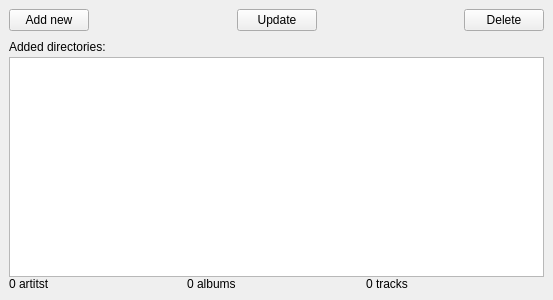
<?xml version="1.0" encoding="UTF-8"?>
<ui version="4.0">
 <class>ManageLibraryForm</class>
 <widget class="QWidget" name="ManageLibraryForm">
  <property name="geometry">
   <rect>
    <x>0</x>
    <y>0</y>
    <width>553</width>
    <height>300</height>
   </rect>
  </property>
  <property name="windowTitle">
   <string>Form</string>
  </property>
  <layout class="QVBoxLayout" name="verticalLayout_2">
   <property name="spacing">
    <number>6</number>
   </property>
   <property name="margin">
    <number>9</number>
   </property>
   <item>
    <layout class="QHBoxLayout" name="horizontalLayout_2">
     <property name="spacing">
      <number>0</number>
     </property>
     <item>
      <widget class="QPushButton" name="addButton">
       <property name="text">
        <string>Add new</string>
       </property>
      </widget>
     </item>
     <item>
      <spacer name="horizontalSpacer_3">
       <property name="orientation">
        <enum>Qt::Horizontal</enum>
       </property>
       <property name="sizeHint" stdset="0">
        <size>
         <width>40</width>
         <height>20</height>
        </size>
       </property>
      </spacer>
     </item>
     <item>
      <widget class="QPushButton" name="updateButton">
       <property name="text">
        <string>Update</string>
       </property>
      </widget>
     </item>
     <item>
      <spacer name="horizontalSpacer_2">
       <property name="orientation">
        <enum>Qt::Horizontal</enum>
       </property>
       <property name="sizeHint" stdset="0">
        <size>
         <width>40</width>
         <height>20</height>
        </size>
       </property>
      </spacer>
     </item>
     <item>
      <widget class="QPushButton" name="deleteButton">
       <property name="text">
        <string>Delete</string>
       </property>
      </widget>
     </item>
    </layout>
   </item>
   <item>
    <layout class="QVBoxLayout" name="verticalLayout">
     <property name="spacing">
      <number>0</number>
     </property>
     <item>
      <layout class="QHBoxLayout" name="horizontalLayout">
       <property name="spacing">
        <number>0</number>
       </property>
       <item>
        <widget class="QLabel" name="label">
         <property name="text">
          <string>Added directories:</string>
         </property>
        </widget>
       </item>
       <item>
        <spacer name="horizontalSpacer">
         <property name="orientation">
          <enum>Qt::Horizontal</enum>
         </property>
         <property name="sizeHint" stdset="0">
          <size>
           <width>40</width>
           <height>20</height>
          </size>
         </property>
        </spacer>
       </item>
      </layout>
     </item>
     <item>
      <widget class="QTableView" name="dirView">
       <property name="horizontalScrollBarPolicy">
        <enum>Qt::ScrollBarAlwaysOff</enum>
       </property>
       <property name="editTriggers">
        <set>QAbstractItemView::NoEditTriggers</set>
       </property>
       <property name="selectionMode">
        <enum>QAbstractItemView::MultiSelection</enum>
       </property>
       <property name="selectionBehavior">
        <enum>QAbstractItemView::SelectRows</enum>
       </property>
       <property name="iconSize">
        <size>
         <width>50</width>
         <height>50</height>
        </size>
       </property>
       <property name="showGrid">
        <bool>false</bool>
       </property>
       <attribute name="horizontalHeaderVisible">
        <bool>false</bool>
       </attribute>
       <attribute name="horizontalHeaderStretchLastSection">
        <bool>true</bool>
       </attribute>
       <attribute name="verticalHeaderVisible">
        <bool>false</bool>
       </attribute>
       <attribute name="verticalHeaderDefaultSectionSize">
        <number>70</number>
       </attribute>
       <attribute name="verticalHeaderMinimumSectionSize">
        <number>70</number>
       </attribute>
      </widget>
     </item>
     <item>
      <layout class="QHBoxLayout" name="horizontalLayout_3">
       <item>
        <widget class="QLabel" name="artistsLabel">
         <property name="text">
          <string>0 artitst</string>
         </property>
        </widget>
       </item>
       <item>
        <widget class="QLabel" name="albumsLabel">
         <property name="text">
          <string>0 albums</string>
         </property>
        </widget>
       </item>
       <item>
        <widget class="QLabel" name="tracksView">
         <property name="text">
          <string>0 tracks</string>
         </property>
        </widget>
       </item>
      </layout>
     </item>
    </layout>
   </item>
  </layout>
 </widget>
 <resources/>
 <connections/>
</ui>
